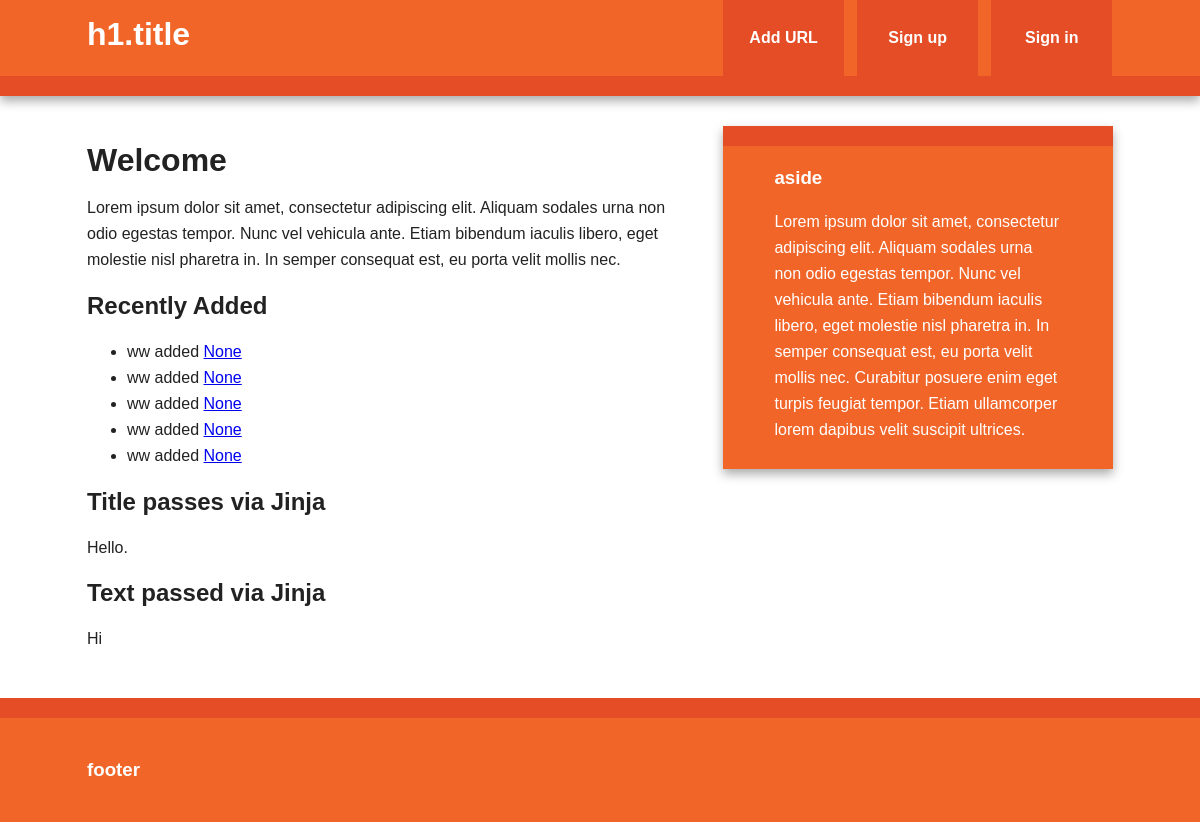
The page /index on the database as committed earlier.
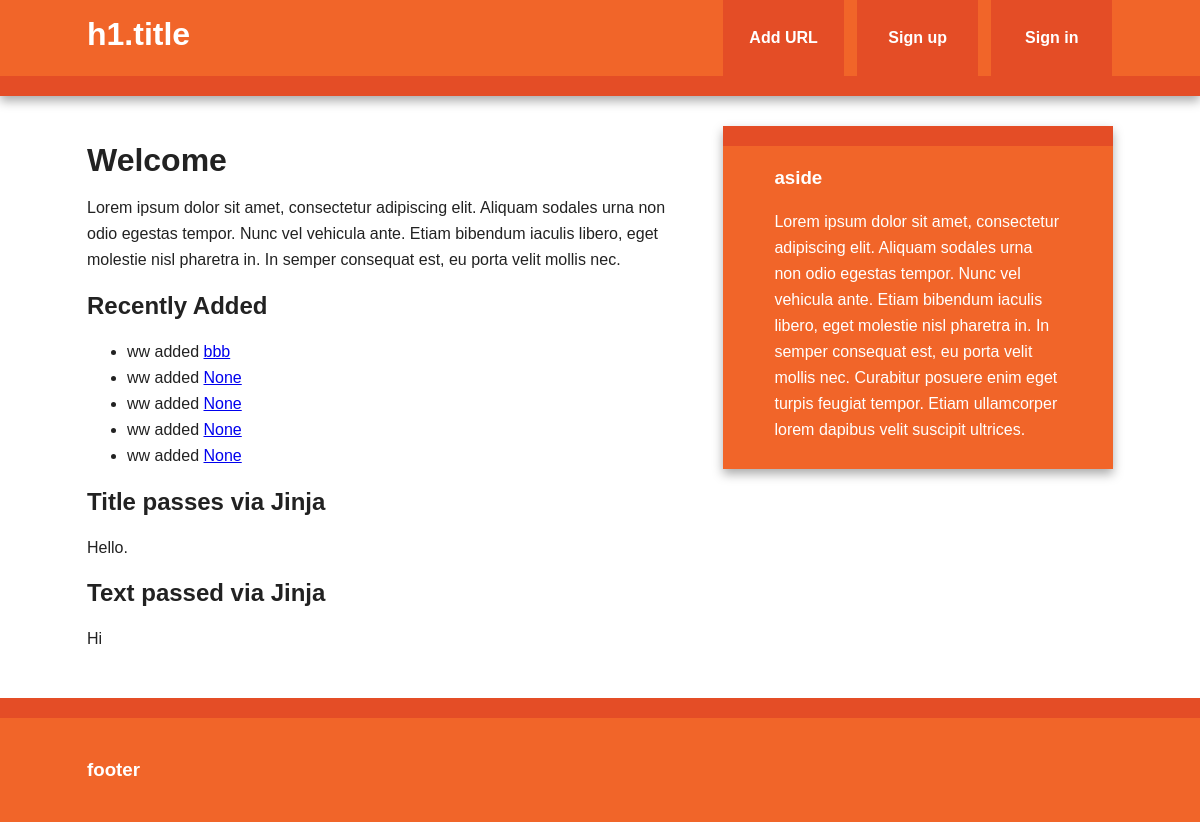
The same page on the database as committed later.
### models.py (models this page shows, shortened)
class Bookmark(db.Model):
    id = db.Column(db.Integer, primary_key=True)
    url = db.Column(db.Text, nullable=False)
    date = db.Column(db.DateTime, default=datetime.utcnow)
    description = db.Column(db.String(300))
    user_id = db.Column(db.Integer, db.ForeignKey('user.id'), nullable=False)
    @staticmethod
    def newest(num):
        return Bookmark.query.order_by(Bookmark.date.desc()).limit(num)

class User(db.Model):
    id = db.Column(db.Integer, primary_key=True)
    username = db.Column(db.String(80), unique=True)
    email = db.Column(db.String(120), unique=True)
    bookmarks = db.relationship('Bookmark', backref='user', lazy='dynamic')

### thermos.py (the view)
@app.route('/')
@app.route('/index')
def index():
    return render_template(
        'index.html',
        title="Title passes via Jinja",
        text="Text passed via Jinja",
        new_bookmarks=models.Bookmark.newest(5))

### templates/index.html (shortened to what this page needs)
{% extends "base.html" %}
{% block content %}
    <article>
        <header>
            <h1>Welcome</h1>
            <p>Lorem ipsum dolor sit amet, consectetur adipiscing elit. Aliquam sodales urna non odio egestas tempor. Nunc vel vehicula ante. Etiam bibendum iaculis libero, eget molestie nisl pharetra in. In semper consequat est, eu porta velit mollis nec.</p>
        </header>
        <section>
            <h2>
                Recently Added
            </h2>
            {% if new_bookmarks %}
                <ul>
                {% for bm in new_bookmarks %}
                    <li>
                        {{ bm.user.username }} added <a href="{{ bm.url }}">{{ bm.description}}</a>
                    </li>
                {% endfor %}
                </ul>
            {% else %}
                No bookmarks yet.
            {% endif %}
        </section>
        <section>
            <h2>{{ title }}</h2>
            <p>Hello.</p>
        </section>
        <section>
            <h2>{{ text }}</h2>
            <p>Hi</p>
        </section>
    </article>
{% endblock %}

### templates/base.html (shortened to what this page needs)
<!doctype html>
<html class="no-js" lang="">
    <head>
        <link rel="stylesheet" href="{{ url_for('static', filename='css/normalize.min.css') }}">
        <link rel="stylesheet" href="{{ url_for('static', filename='css/main.css') }}">
    </head>
    <body>
        <div class="header-container">
            <header class="wrapper clearfix">
                <h1 class="title">h1.title</h1>
                <nav>
                    <ul>
                        <li><a href="{{ url_for('add') }}" >Add URL</a></li>
                        <li><a href="#">Sign up</a></li>
                        <li><a href="#">Sign in</a></li>
                    </ul>
                </nav>
            </header>
        </div>
        <div class="main-container">
            <div class="main wrapper clearfix">
                {% block content %}
                {% endblock %}
                {% block sidebar %}
                <aside>
                    <h3>aside</h3>
                    <p>Lorem ipsum dolor sit amet, consectetur adipiscing elit. Aliquam sodales urna non odio egestas tempor. Nunc vel vehicula ante. Etiam bibendum iaculis libero, eget molestie nisl pharetra in. In semper consequat est, eu porta velit mollis nec. Curabitur posuere enim eget turpis feugiat tempor. Etiam ullamcorper lorem dapibus velit suscipit ultrices.</p>
                </aside>
                {% endblock %}
            </div>
        </div>
        <div class="footer-container">
            <footer class="wrapper">
                <h3>footer</h3>
            </footer>
        </div>
    </body>
</html>

Rows that differ between the two databases and show on the page:
no longer on this page (row unchanged): Bookmark: user.username "ww", description "None"
added Bookmark: user.username "ww", description "bbb"
